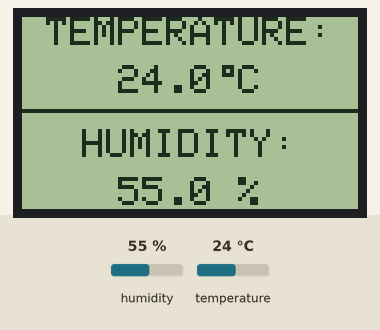
This sketch was run on a simulated Arduino Uno, built with avr-gcc and run on an emulated ATmega328P. Parts: 84×48 one-colour display. The inputs (shaded band) are chosen by the test bench; at power-on: humidity 55 %, temperature 24 °C. What the sketch prints to the serial monitor is not drawn.

Above: at 2.2 s.
2.3 s: humidity set to 22 %
At 3.5 s:
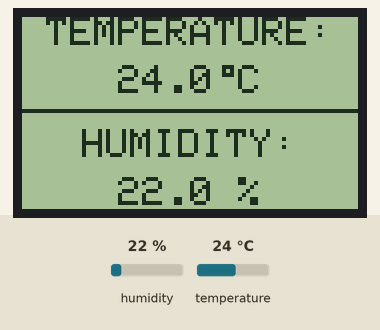
5.1 s: temperature set to 12 °C
At 5.7 s:
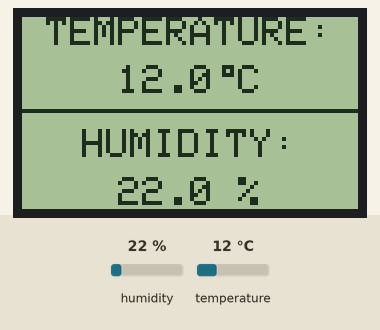
7.9 s: humidity set to 40 %
At 10.2 s:
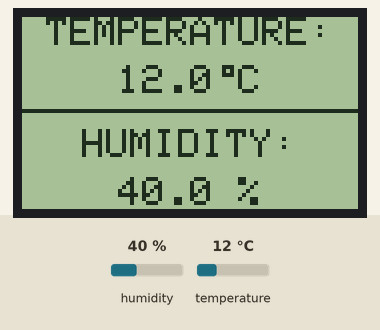
10.8 s: temperature set to 19 °C
At 12.3 s:
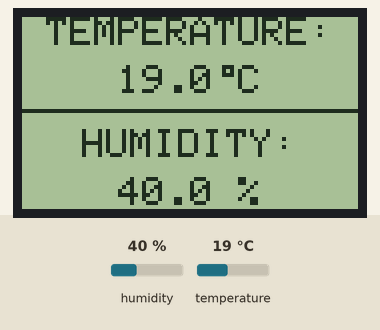
Timing chart, 0 to 13.8 s (numbered marks = the images above; inputs shaded):
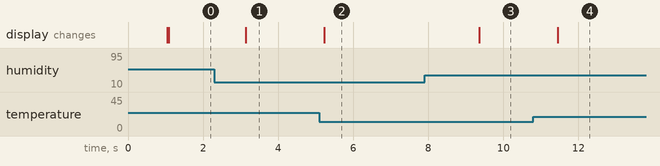

Measured:
- after the input at 2.3 s, the display: changes after 0.84 s (image 1)
- after the input at 5.1 s, the display: changes after 0.12 s (image 2)
- after the input at 7.9 s, the display: changes after 1.5 s (image 3)
- after the input at 10.8 s, the display: changes after 0.64 s (image 4)

The sketch:

empolimer_wifi_arduino.ino
```cpp
#include <SPI.h>               // Библиотека для SPI (нужна для дисплея)
#include <Adafruit_GFX.h>      // Графическая библиотека от Adafruit
#include <Adafruit_PCD8544.h>  // Библиотека для дисплея Nokia 5110
#include <DHT.h>               // Библиотека для работы с датчиком DHT11
#include <SoftwareSerial.h>    // Библиотека для виртуального (программного) порта

// --- Настройки дисплея Nokia 5110 ---
// Подключение дисплея: (CLK, DIN, D/C, CS, RST)
Adafruit_PCD8544 display = Adafruit_PCD8544(7, 6, 5, 4, 3);

// --- Настройки датчика DHT11 ---
#define DHTPIN  A0           // Пин, к которому подключён DHT11
#define DHTTYPE DHT11        // Используем именно DHT11
DHT dht11(DHTPIN, DHTTYPE);  // Создание объекта датчика

// --- Переменные для отображения ---
char temperature[] = "00.0 C";
char humidity[]    = "00.0 %";

// --- Настройки виртуального порта для связи с ESP ---
#define ESP_RX 8  // Arduino получает данные от ESP (ESP TX)
#define ESP_TX 9  // Arduino отправляет данные в ESP (ESP RX)
SoftwareSerial esp(ESP_RX, ESP_TX); // Создаём SoftwareSerial

// --- Таймер для отправки данных на ESP ---
unsigned long lastSend = 0;
const unsigned long sendInterval = 3000;  // Интервал отправки: 3 секунды

void setup() {
  delay(1000);  // Ждём старта платы

  // --- Инициализация дисплея ---
  display.begin();             // Инициализация дисплея
  display.setContrast(50);     // Настройка контрастности
  display.clearDisplay();      // Очистка экрана

  // --- Отрисовка статичного интерфейса ---
  display.drawFastHLine(0, 23, display.width(), BLACK); // Горизонтальная линия
  display.setTextSize(1);
  display.setTextColor(BLACK, WHITE);
  display.setCursor(6, 0);
  display.print("TEMPERATURE:");
  display.setCursor(15, 28);
  display.print("HUMIDITY:");
  display.display(); // Обновление экрана

  // --- Инициализация DHT11 ---
  dht11.begin();

  // --- Инициализация портов ---
  Serial.begin(9600);  // Основной порт для отладки
  esp.begin(9600);     // Виртуальный порт для ESP
}

void loop() {
  // --- Чтение данных с датчика ---
  byte RH = dht11.readHumidity();        // Влажность (целое значение)
  byte Temp = dht11.readTemperature();   // Температура (целое значение)

  // --- Обновление массивов символов для дисплея ---
  temperature[0] = Temp / 10 + '0';
  temperature[1] = Temp % 10 + '0';
  humidity[0]    = RH   / 10 + '0';
  humidity[1]    = RH   % 10 + '0';

  // --- Отображение температуры на дисплее ---
  display.setCursor(24, 12);
  display.print(temperature);

  // --- Отображение влажности на дисплее ---
  display.setCursor(24, 40);
  display.print(humidity);

  // --- Рисуем символ "градусы" (°) как квадрат 3x3 пикселя ---
  display.drawRect(50, 12, 3, 3, BLACK);

  // --- Обновляем дисплей ---
  display.display();

  // --- Отправка данных на ESP раз в 3 секунды ---
  unsigned long currentMillis = millis();
  if (currentMillis - lastSend >= sendInterval) {
    lastSend = currentMillis;

    // --- Формирование строк ---
    String tempStr = "temp:" + String(Temp);  // Без дробей, так как DHT11 — целые значения
    String humStr = "hum:" + String(RH);

    // --- Отладочный вывод в Serial Monitor ---
    Serial.print("Отправка в ESP: ");
    Serial.print(tempStr);
    Serial.print(", ");
    Serial.println(humStr);

    // --- Отправка данных в ESP через виртуальный порт ---
    esp.println(tempStr);
    delay(10); // Небольшая задержка для стабильности
    esp.println(humStr);
  }

  delay(1000); // Пауза между обновлениями дисплея
}
```
